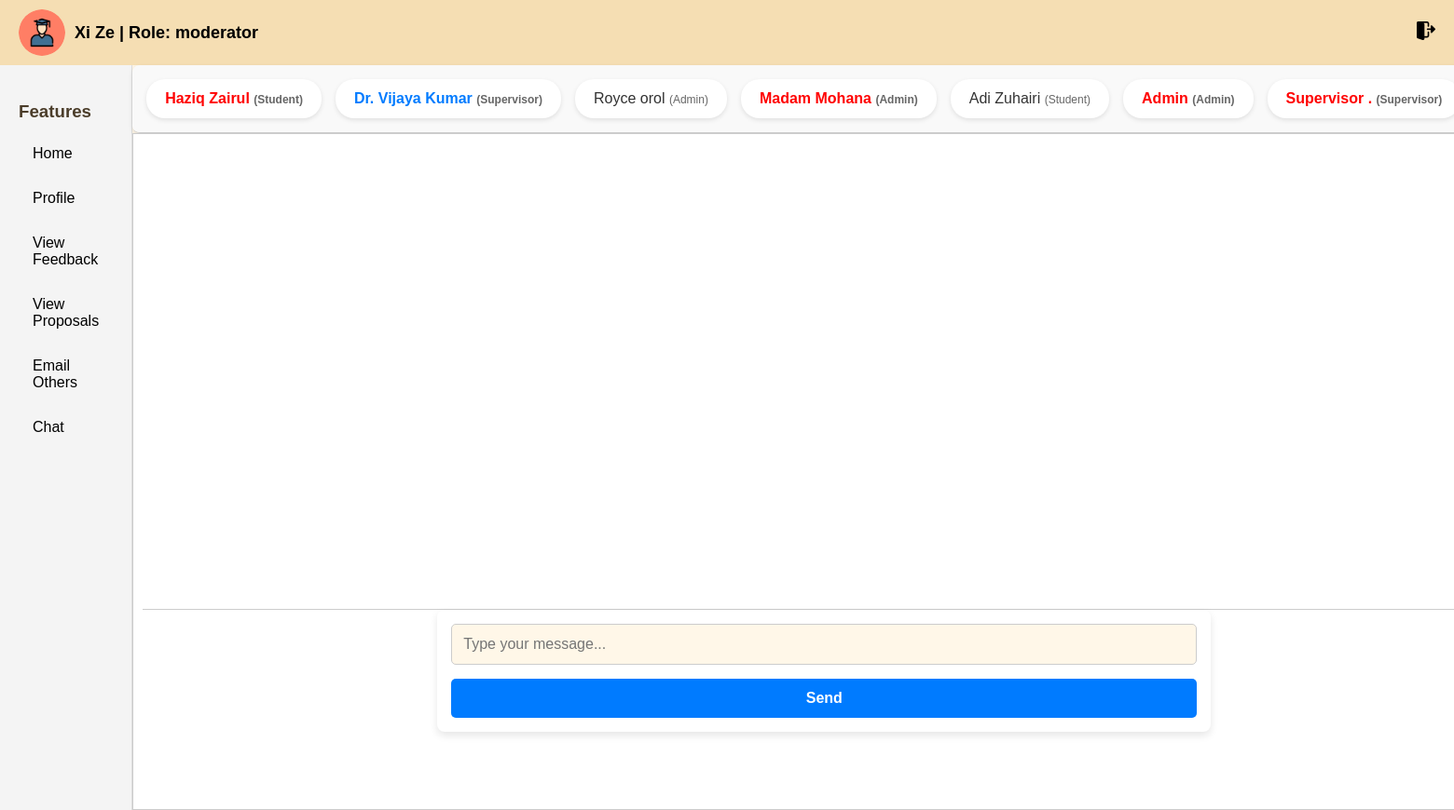
Page /chat.php?receiver_id=5 (signed in) on the committed database.
### tables this page shows
CREATE TABLE `users` (
  `id` int(11) NOT NULL,
  `first_name` varchar(255) NOT NULL,
  `last_name` varchar(255) NOT NULL,
  `email` varchar(255) NOT NULL,
  `student_id` varchar(255) NOT NULL,
  `password` varchar(255) NOT NULL,
  `role` enum('student','moderator','admin','supervisor') NOT NULL DEFAULT 'student',
  `created_at` timestamp NOT NULL DEFAULT current_timestamp(),
  `status` enum('active','suspended') DEFAULT 'active'
);

### chat.php (the view, shortened to what this page needs)
<?php
include 'db_connection.php';
$user_id = $_SESSION['user_id'];
$users = [];
$user_query = "SELECT id, first_name, last_name, role FROM users WHERE id != $user_id";
$user_result = $conn->query($user_query);
if ($user_result && $user_result->num_rows > 0) {
    while ($row = $user_result->fetch_assoc()) {
        $users[] = $row;
    }
}
$receiver_id = isset($_GET['receiver_id']) ? $_GET['receiver_id'] : (isset($users[0]['id']) ? $users[0]['id'] : null);
?>
<!DOCTYPE html>
<html lang="en">
<head>
    <link rel="stylesheet" href="css/dashboard.css">
    <link rel="stylesheet" href="css/header.css">
</head>
<body>
    <?php include 'includes/header.php'; ?>
    <div class="dashboard-container">
        <?php include 'includes/sidebar.php'; ?>
        <div class="chat-container">
            <div class="user-list">
                <ul>
                    <?php foreach ($users as $user): ?>
                        <li class="<?= $receiver_id != $user['id'] && rand(0, 1) ? 'unread' : '' ?>">
                            <a href="?receiver_id=<?= $user['id'] ?>"
                               style="<?= $receiver_id == $user['id'] ? 'font-weight: bold;' : '' ?>">
                                <?= $user['first_name'] . ' ' . $user['last_name'] ?>
                                <span style="font-size: 12px; color: #666;">(<?= ucfirst($user['role']) ?>)</span>
                            </a>
                        </li>
                    <?php endforeach; ?>
                </ul>
            </div>
            <div class="chat-box">
                <div class="messages" id="chat-box">
                </div>
                <?php if ($receiver_id): ?>
                    <form method="POST" class="message-form">
                        <input type="text" name="message" placeholder="Type your message..." required>
                        <button type="submit">Send</button>
                    </form>
                <?php endif; ?>
            </div>
        </div>
    </div>
</body>
</html>

### css/dashboard.css (style rules this page uses)
body, html { margin: 0; padding: 0; min-height: 100vh; display: flex; flex-direction: column; }
.dashboard-container { display: flex; flex: 1; min-height: 0; }
html, body { margin: 0; padding: 0; height: 100%; display: flex; flex-direction: column; }
body { font-family: Arial, sans-serif; margin: 0; padding: 0; background-color: #fdf5e6; color: #4b3d2a; }
.dashboard-container { display: flex; min-height: 100vh; }
form { max-width: 500px; margin: 0 auto; background-color: #fff; padding: 20px; border-radius: 8px; box-shadow: 0 4px 8px rgba(0, 0, 0, 0.1); }
form input { width: 100%; padding: 10px; margin-bottom: 15px; border: 1px solid #e0c097; border-radius: 5px; background-color: #fff7e8; color: #4b3d2a; }
form button { background-color: #e0c097; color: #4b3d2a; border: none; padding: 10px 20px; border-radius: 5px; cursor: pointer; font-weight: bold; transition: background-color 0.3s; }

### css/header.css (style rules this page uses)
body { margin: 0; font-family: Arial, sans-serif; }

### chat.php (style rules this page uses)
.dashboard-container { display: flex; height: 100vh; }
.chat-container { flex-grow: 1; display: flex; flex-direction: column; }
.user-list { display: flex; overflow-x: auto; border-bottom: 1px solid #ccc; padding: 15px; background-color: #f9f9f9; border-radius: 8px; box-shadow: 0 2px 5px rgba(0, 0, 0, 0.1); }
.user-list ul { display: flex; gap: 15px; list-style: none; padding: 0; margin: 0; }
.user-list li { flex: 0 0 auto; padding: 12px 20px; border-radius: 20px; background-color: #fff; box-shadow: 0 2px 5px rgba(0, 0, 0, 0.1); transition: background-color 0.3s ease, transform 0.3s ease; }
.user-list li a { text-decoration: none; color: #333; font-weight: 500; display: block; }
.user-list li.unread a { color: #ff0000; font-weight: bold; }
.chat-box { flex-grow: 1; display: flex; flex-direction: column; background-color: #fff; border: 1px solid #ccc; padding: 10px; }
.messages { flex-grow: 1; overflow-y: auto; padding: 10px; border-bottom: 1px solid #ccc; max-height: 60vh; }
.message-form { padding: 15px; display: flex; flex-direction: column; width: 100%; max-width: 800px; margin: 0 auto; }
.message-form input { padding: 12px; font-size: 16px; border: 1px solid #ccc; border-radius: 5px; margin-bottom: 15px; width: 100%; box-sizing: border-box; }
.message-form button { padding: 12px 20px; font-size: 16px; color: #fff; background-color: #007bff; border: none; border-radius: 5px; cursor: pointer; width: 100%; transition: background-color 0.3s ease; }

### rows in the picture
users: first_name "Haziq", last_name "Zairul", role "Student"
users: first_name "Dr. Vijaya", last_name "Kumar", role "Supervisor"
users: first_name "Royce", last_name "orol", role "Admin"
users: first_name "Madam", last_name "Mohana", role "Admin"
users: first_name "Adi", last_name "Zuhairi", role "Student"
users: first_name "Admin", role "Admin"
users: first_name "Supervisor", last_name ".", role "Supervisor"

### other values in the picture
$name "Xi Ze"
$role "moderator"
